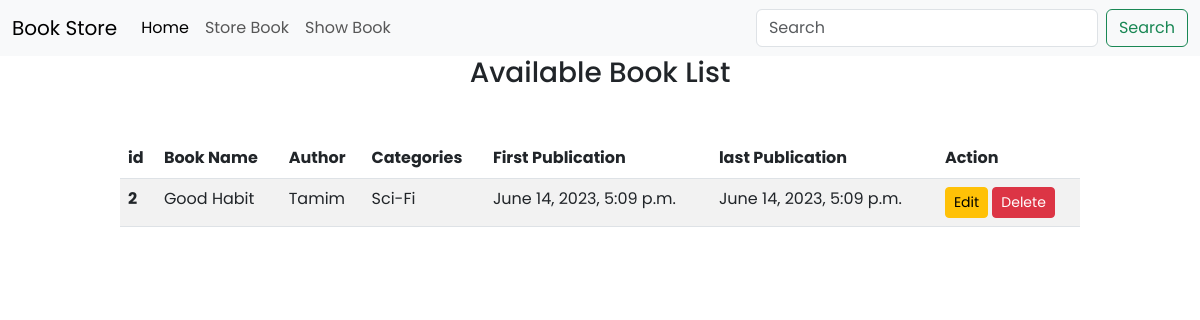
The app's page /book_details/2 with its own data.
### book/models.py (models this page shows)
class BookstoreModel(models.Model):
    CATEGORY = (
        ('Mystrey', 'Mystrey'),
        ('Thriller', 'Thriller'),
        ('Sci-Fi', 'Sci-Fi'),
        ('humor', 'Humor'),
    )
    id = models.IntegerField(primary_key=True)
    book_name = models.CharField(max_length=30)
    author = models.CharField(max_length=30)
    category = models.CharField(max_length=30, choices=CATEGORY)
    first_publish = models.DateTimeField(
        auto_now_add=True)  # Take first date and No change
    last_publish = models.DateTimeField(
        auto_now=True)  # it will change after Edit

### book/views.py (the view)
class BookDetailView(DetailView):
    model = BookstoreModel
    template_name = 'book_details.html'
    context_object_name = 'item'
    pk_url_kwarg = 'id'

### book/templates/book_details.html
{% extends "base.html"%}
{% block content %}
<h3 class="mb-2 text-center">Available Book List</h3>
<div style="width: 80%; margin:auto" class="mt-5">
  <table class="table table-striped">
    <thead>
      <tr>
        <th scope="col">id</th>
        <th scope="col">Book Name</th>
        <th scope="col">Author</th>
        <th scope="col">Categories</th>
        <th scope="col">First Publication</th>
        <th scope="col">last Publication</th>
        <th scope="col">Action</th>
      </tr>
    </thead>
    <tbody>
      <tr>
        <th scope="row">{{item.id}}</th>
        <td>{{item.book_name}}</td>
        <td>{{item.author}}</td>
        <td>{{item.category}}</td>
        <td>{{item.first_publish}}</td>
        <td>{{item.last_publish}}</td>
        <td><a href="{% url 'edit_books' pk=item.id %}" class="btn btn-warning btn-sm">Edit</a> <a
            href="{% url 'delete_books' pk=item.id %}" class="btn btn-danger btn-sm">Delete</a></td>
      </tr>
    </tbody>
  </table>
</div>
{% endblock %}

### book/templates/base.html (style rules this page uses)
body { font-family: 'Poppins', sans-serif; }

### records on screen
BookstoreModel: id "2", book_name "Good Habit", author "Tamim", category "Sci-Fi", first_publish "June 14, 2023, 5:09 p.m.", last_publish "June 14, 2023, 5:09 p.m."
